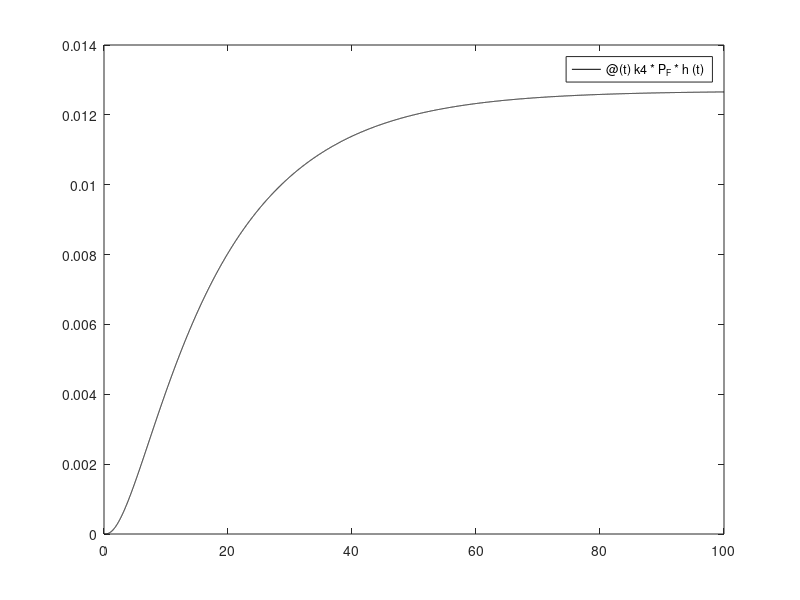

This figure's MATLAB source: (Note: this script raises an error after producing the figure.)
close all
%each loop a different reactant activity is step-changed
for zz=1:4
    %rate constant
k1=0.02;
k2=0.04;
k3=0.3;
k4=2;
%activities/pressures of reactants
P_A=1;
P_D=1;
P_E=1;
P_F=1;

%matrix A and vector b of the coupled ODE
A=[-(k1*P_A+k2*P_D),-k1*P_A,-k1*P_A;k2*P_D,-k3*P_E,0;0,k3*P_E,-k4*P_F];
b=[k1*P_A;0;0];

%V=eigenvectors, D=eigenvalues of matrix A
[V,D]=eig(A);

%initial condition: clean surface
theta0=[0;0;0];

%particular solution to the homogeneous ODE
thetap=A\-b;

%solve for arbitrary constants
c=V\(theta0-thetap);

%each function is the coverage of A*, B*, C*, as a function of time
f=@(t)real(((c(1)*V(1,1).*exp(D(1,1)*t)+c(2)*V(1,2).*exp(D(2,2)*t)+c(3)*V(1,3).*exp(D(3,3)*t))+thetap(1)));
g=@(t)real(((c(1)*V(2,1).*exp(D(1,1)*t)+c(2)*V(2,2).*exp(D(2,2)*t)+c(3)*V(2,3).*exp(D(3,3)*t))+thetap(2)));
h=@(t)real(((c(1)*V(3,1).*exp(D(1,1)*t)+c(2)*V(3,2).*exp(D(2,2)*t)+c(3)*V(3,3).*exp(D(3,3)*t))+thetap(3)));

%rate is k4 x activity of F x coverage of C*
r=@(t) k4*P_F*h(t);

%plot rate
figure(3*(zz-1)+1)
l=fplot(r,[0,100],'k')
data_r0=r(100);
set(l,'LineWidth',3)

%plot coverages
figure(3*(zz-1)+2)
data_cov0=[f(100),g(100),h(100)];
l=fplot(f,[0,100],'k')
set(l,'LineWidth',3)
hold on
l=fplot(g,[0,100],'b')
set(l,'LineWidth',3)
l=fplot(@(t) h(t)*10,[0,100],'g')
set(l,'LineWidth',3)
theta0=[f(100);g(100);h(100)];

%the value of zz determines which activity is step-changed
if zz==1
    P_A=3;
end
if zz==2
    P_D=3;
end
if zz==3
    P_E=3;
end
if zz==4
    P_F=3;
end
figure(3*(zz-1)+1)
hold on

%solve for the transient rate after the step change
A=[-(k1*P_A+k2*P_D),-k1*P_A,-k1*P_A;k2*P_D,-k3*P_E,0;0,k3*P_E,-k4*P_F];
b=[k1*P_A;0;0];

[V,D]=eig(A);

thetap=A\-b;

c=V\(theta0-thetap);

f=@(t)real(((c(1)*V(1,1).*exp(D(1,1)*t)+c(2)*V(1,2).*exp(D(2,2)*t)+c(3)*V(1,3).*exp(D(3,3)*t))+thetap(1)));
g=@(t)real(((c(1)*V(2,1).*exp(D(1,1)*t)+c(2)*V(2,2).*exp(D(2,2)*t)+c(3)*V(2,3).*exp(D(3,3)*t))+thetap(2)));
h=@(t)real(((c(1)*V(3,1).*exp(D(1,1)*t)+c(2)*V(3,2).*exp(D(2,2)*t)+c(3)*V(3,3).*exp(D(3,3)*t))+thetap(3)));
r=@(t) k4*P_F*h(t);

%plot rate after the perturbation
l=fplot(@(t) r(t-100),[100,140],'k')

%t=time after perturbation
t=0:0.01:40;
%store rate after perturbation in vector data_r
data_r=[r(t)'];
set(l,'LineWidth',3)
axis([0,140,0,100])
axis 'auto y'

%plot coverages fter perturbation
figure(3*(zz-1)+2)
hold on
l=fplot(@(t) f(t-100),[100,140],'k')
set(l,'LineWidth',3)
l=fplot(@(t) g(t-100),[100,140],'b')
set(l,'LineWidth',3)
l=fplot(@(t) h(t-100)*10,[100,140],'g')
set(l,'LineWidth',3)
axis([0,140,0,100])
axis 'auto y'
t=0:0.01:40;
%store transient coverages in data_cov
data_cov=[f(t)',g(t)',h(t)'];

%for loop for calculating sensitivities/DoRC
for a=1:4
    if a==1
        k1=k1*1.0001;
    elseif a==2
        k2=k2*1.0001;
    elseif a==3
        k3=k3*1.0001;
    elseif a==4
        k4=k4*1.0001;
    end
%solve for rate with perturbed rate constants
A=[-(k1*P_A+k2*P_D),-k1*P_A,-k1*P_A;k2*P_D,-k3*P_E,0;0,k3*P_E,-k4*P_F];
b=[k1*P_A;0;0];
%when calculating the sensntivities, we do not want to change the
%eigenvalues. We store the new eigenvalues in D_new. We will not use D_new
%when calculating the sensitivities--instead we use the old eigenvalues,
%D>. This is equivalent to treating \lambda*t (\lambda=eigenvalues) as
%dimensionsless time \tau_j and not differentitating \tau_j when
%calculating the sensitivity.
V_old=V;
[V,D_new]=eig(A);
thetap=A\-b;
c=V\(theta0-thetap);
f=@(t)real(((c(1)*V(1,1).*exp(D(1,1)*t)+c(2)*V(1,2).*exp(D(2,2)*t)+c(3)*V(1,3).*exp(D(3,3)*t))+thetap(1)));
g=@(t)real(((c(1)*V(2,1).*exp(D(1,1)*t)+c(2)*V(2,2).*exp(D(2,2)*t)+c(3)*V(2,3).*exp(D(3,3)*t))+thetap(2)));
h=@(t)real(((c(1)*V(3,1).*exp(D(1,1)*t)+c(2)*V(3,2).*exp(D(2,2)*t)+c(3)*V(3,3).*exp(D(3,3)*t))+thetap(3)));
%store value of r as a function of time for each perturbed rate. Undo
%perturbation in rate constant.
if a==1
    r_1=@(t) k4*P_F*h(t);
    k1=k1/1.0001;
elseif a==2
    r_2=@(t) k4*P_F*h(t);
    k2=k2/1.0001;
elseif a==3
    r_3=@(t) k4*P_F*h(t);
    k3=k3/1.0001;
elseif a==4
    r_4=@(t) k4*P_F*h(t);
    k4=k4/1.0001;
end
end
%calculate xrc_i
xrc1=@(t) k1./r(t).*(r_1(t)-r(t))./(0.0001*k1);
xrc2=@(t) k2./r(t).*(r_2(t)-r(t))./(0.0001*k2);
xrc3=@(t) k3./r(t).*(r_3(t)-r(t))./(0.0001*k3);
xrc4=@(t) k4./r(t).*(r_4(t)-r(t))./(0.0001*k4);
xtot=@(t) xrc1(t)+xrc2(t)+xrc3(t)+xrc4(t);

%plot xrc_i, format plots
figure
w=fplot(@(t) xtot(t-100),[100,140])
set(w,'LineWidth',3)
hold on
w=fplot(@(t) xrc1(t-100),[100,140])
set(w,'LineWidth',3)
get(w,'Color')
w=fplot(@(t) xrc2(t-100),[100,140])
set(w,'LineWidth',3)
get(w,'Color')
w=fplot(@(t) xrc3(t-100),[100,140])
set(w,'LineWidth',3)
get(w,'Color')
w=fplot(@(t) xrc4(t-100),[100,140])
set(w,'LineWidth',3)
get(w,'Color')
t=0:0.01:40;
data_xrc=[xrc1(t)',xrc2(t)',xrc3(t)',xrc4(t)'];
figure(3*(zz-1)+1)
xlabel('Time / a.u.')
ylabel('Rate / a.u.')
set(gca,'linewidth',2)
xt = get(gca, 'XTick');
set(gca, 'FontSize', 14)
yt = get(gca, 'YTick');
set(gca, 'FontSize', 14)
figure(3*(zz-1)+2)
xlabel('Time / a.u.')
ylabel('Coverage')
set(gca,'linewidth',2)
legend('C','D','E')
xt = get(gca, 'XTick');
set(gca, 'FontSize', 14)
yt = get(gca, 'YTick');
set(gca, 'FontSize', 14)
legend('sum X_{RC,i}','X_{RC,1}','X_{RC,2}','X_{RC,3}','X_{RC,4}')
figure(3*(zz-1)+3)
xlabel('Time / a.u.')
ylabel('X_{RC,i}')
set(gca,'linewidth',2)
xt = get(gca, 'XTick');
set(gca, 'FontSize', 14)
yt = get(gca, 'YTick');
set(gca, 'FontSize', 14)
legend('sum X_{RC,i}','X_{RC,1}','X_{RC,2}','X_{RC,3}','X_{RC,4}')
end